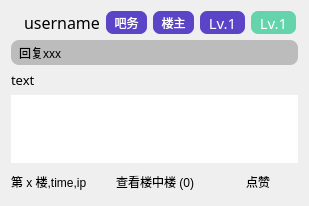
<?xml version="1.0" encoding="UTF-8"?>
<ui version="4.0">
 <class>Form</class>
 <widget class="QWidget" name="Form">
  <property name="geometry">
   <rect>
    <x>0</x>
    <y>0</y>
    <width>309</width>
    <height>203</height>
   </rect>
  </property>
  <property name="windowTitle">
   <string>楼层详情</string>
  </property>
  <property name="styleSheet">
   <string notr="true">QWidget{font-family: &quot;微软雅黑&quot;;}
</string>
  </property>
  <layout class="QGridLayout" name="gridLayout_2">
   <item row="3" column="0">
    <layout class="QHBoxLayout" name="horizontalLayout_2">
     <item>
      <widget class="QLabel" name="label">
       <property name="text">
        <string>第 x 楼,time,ip</string>
       </property>
      </widget>
     </item>
     <item>
      <spacer name="horizontalSpacer_2">
       <property name="orientation">
        <enum>Qt::Horizontal</enum>
       </property>
       <property name="sizeHint" stdset="0">
        <size>
         <width>40</width>
         <height>20</height>
        </size>
       </property>
      </spacer>
     </item>
     <item>
      <widget class="QPushButton" name="pushButton">
       <property name="text">
        <string>查看楼中楼 (0)</string>
       </property>
       <property name="flat">
        <bool>true</bool>
       </property>
      </widget>
     </item>
     <item>
      <widget class="QLabel" name="label_12">
       <property name="font">
        <font>
         <family>微软雅黑</family>
         <pointsize>10</pointsize>
        </font>
       </property>
       <property name="text">
        <string/>
       </property>
       <property name="alignment">
        <set>Qt::AlignCenter</set>
       </property>
      </widget>
     </item>
     <item>
      <widget class="QPushButton" name="pushButton_3">
       <property name="font">
        <font>
         <family>微软雅黑</family>
         <pointsize>9</pointsize>
        </font>
       </property>
       <property name="text">
        <string>点赞</string>
       </property>
       <property name="flat">
        <bool>true</bool>
       </property>
      </widget>
     </item>
    </layout>
   </item>
   <item row="0" column="0">
    <layout class="QHBoxLayout" name="horizontalLayout_3">
     <item>
      <widget class="QLabel" name="label_4">
       <property name="cursor">
        <cursorShape>PointingHandCursor</cursorShape>
       </property>
       <property name="text">
        <string/>
       </property>
       <property name="alignment">
        <set>Qt::AlignCenter</set>
       </property>
      </widget>
     </item>
     <item>
      <widget class="QLabel" name="label_3">
       <property name="font">
        <font>
         <family>微软雅黑</family>
         <pointsize>12</pointsize>
        </font>
       </property>
       <property name="cursor">
        <cursorShape>PointingHandCursor</cursorShape>
       </property>
       <property name="text">
        <string>username</string>
       </property>
      </widget>
     </item>
     <item>
      <widget class="QLabel" name="label_11">
       <property name="minimumSize">
        <size>
         <width>41</width>
         <height>21</height>
        </size>
       </property>
       <property name="maximumSize">
        <size>
         <width>40</width>
         <height>25</height>
        </size>
       </property>
       <property name="styleSheet">
        <string notr="true">QLabel{
	background-color: rgb(91, 68, 200);
	color: rgb(255, 255, 255);
	border-radius: 7px;
}
</string>
       </property>
       <property name="text">
        <string>吧务</string>
       </property>
       <property name="alignment">
        <set>Qt::AlignCenter</set>
       </property>
      </widget>
     </item>
     <item>
      <widget class="QLabel" name="label_8">
       <property name="minimumSize">
        <size>
         <width>41</width>
         <height>21</height>
        </size>
       </property>
       <property name="maximumSize">
        <size>
         <width>40</width>
         <height>25</height>
        </size>
       </property>
       <property name="styleSheet">
        <string notr="true">QLabel{
	background-color: rgb(91, 68, 200);
	color: rgb(255, 255, 255);
	border-radius: 7px;
}
</string>
       </property>
       <property name="text">
        <string>楼主</string>
       </property>
       <property name="alignment">
        <set>Qt::AlignCenter</set>
       </property>
      </widget>
     </item>
     <item>
      <widget class="QLabel" name="label_13">
       <property name="minimumSize">
        <size>
         <width>45</width>
         <height>21</height>
        </size>
       </property>
       <property name="maximumSize">
        <size>
         <width>40</width>
         <height>25</height>
        </size>
       </property>
       <property name="font">
        <font>
         <family>微软雅黑</family>
         <pointsize>11</pointsize>
        </font>
       </property>
       <property name="toolTip">
        <string>该用户的贴吧成长等级</string>
       </property>
       <property name="styleSheet">
        <string notr="true">QLabel{
	background-color: rgb(91, 68, 200);
	color: rgb(255, 255, 255);
	border-radius: 7px;
}
</string>
       </property>
       <property name="text">
        <string>Lv.1</string>
       </property>
       <property name="alignment">
        <set>Qt::AlignCenter</set>
       </property>
      </widget>
     </item>
     <item>
      <widget class="QLabel" name="label_9">
       <property name="minimumSize">
        <size>
         <width>45</width>
         <height>21</height>
        </size>
       </property>
       <property name="maximumSize">
        <size>
         <width>40</width>
         <height>25</height>
        </size>
       </property>
       <property name="font">
        <font>
         <family>微软雅黑</family>
         <pointsize>11</pointsize>
        </font>
       </property>
       <property name="toolTip">
        <string>该用户的吧等级</string>
       </property>
       <property name="styleSheet">
        <string notr="true">QLabel{
	color: rgb(255, 255, 255);
	background-color: rgb(101, 211, 171);
	border-radius: 7px;
}
</string>
       </property>
       <property name="text">
        <string>Lv.1</string>
       </property>
       <property name="alignment">
        <set>Qt::AlignCenter</set>
       </property>
      </widget>
     </item>
     <item>
      <spacer name="horizontalSpacer">
       <property name="orientation">
        <enum>Qt::Horizontal</enum>
       </property>
       <property name="sizeHint" stdset="0">
        <size>
         <width>40</width>
         <height>20</height>
        </size>
       </property>
      </spacer>
     </item>
    </layout>
   </item>
   <item row="1" column="0">
    <layout class="QGridLayout" name="gridLayout" rowstretch="0,0,1">
     <property name="horizontalSpacing">
      <number>30</number>
     </property>
     <item row="2" column="0" colspan="2">
      <widget class="QListWidget" name="listWidget">
       <property name="frameShape">
        <enum>QFrame::NoFrame</enum>
       </property>
       <property name="sizeAdjustPolicy">
        <enum>QAbstractScrollArea::AdjustToContents</enum>
       </property>
       <property name="verticalScrollMode">
        <enum>QAbstractItemView::ScrollPerPixel</enum>
       </property>
       <property name="horizontalScrollMode">
        <enum>QAbstractItemView::ScrollPerPixel</enum>
       </property>
       <property name="resizeMode">
        <enum>QListView::Adjust</enum>
       </property>
       <property name="wordWrap">
        <bool>true</bool>
       </property>
      </widget>
     </item>
     <item row="1" column="0" colspan="2">
      <widget class="QLabel" name="label_6">
       <property name="font">
        <font>
         <family>微软雅黑</family>
         <pointsize>10</pointsize>
        </font>
       </property>
       <property name="text">
        <string>text</string>
       </property>
       <property name="alignment">
        <set>Qt::AlignLeading|Qt::AlignLeft|Qt::AlignTop</set>
       </property>
       <property name="wordWrap">
        <bool>true</bool>
       </property>
       <property name="textInteractionFlags">
        <set>Qt::TextBrowserInteraction</set>
       </property>
      </widget>
     </item>
     <item row="0" column="0" colspan="2">
      <widget class="QLabel" name="label_10">
       <property name="minimumSize">
        <size>
         <width>0</width>
         <height>0</height>
        </size>
       </property>
       <property name="maximumSize">
        <size>
         <width>16777215</width>
         <height>25</height>
        </size>
       </property>
       <property name="styleSheet">
        <string notr="true">QLabel{
	background-color: rgb(188, 188, 188);
	border-radius: 8px;
	padding-top: 4px;
    padding-right: 5px; 
    padding-bottom: 4px;
    padding-left: 5px;
}
</string>
       </property>
       <property name="text">
        <string>回复xxx</string>
       </property>
       <property name="alignment">
        <set>Qt::AlignLeading|Qt::AlignLeft|Qt::AlignVCenter</set>
       </property>
      </widget>
     </item>
    </layout>
   </item>
  </layout>
 </widget>
 <resources/>
 <connections/>
</ui>
